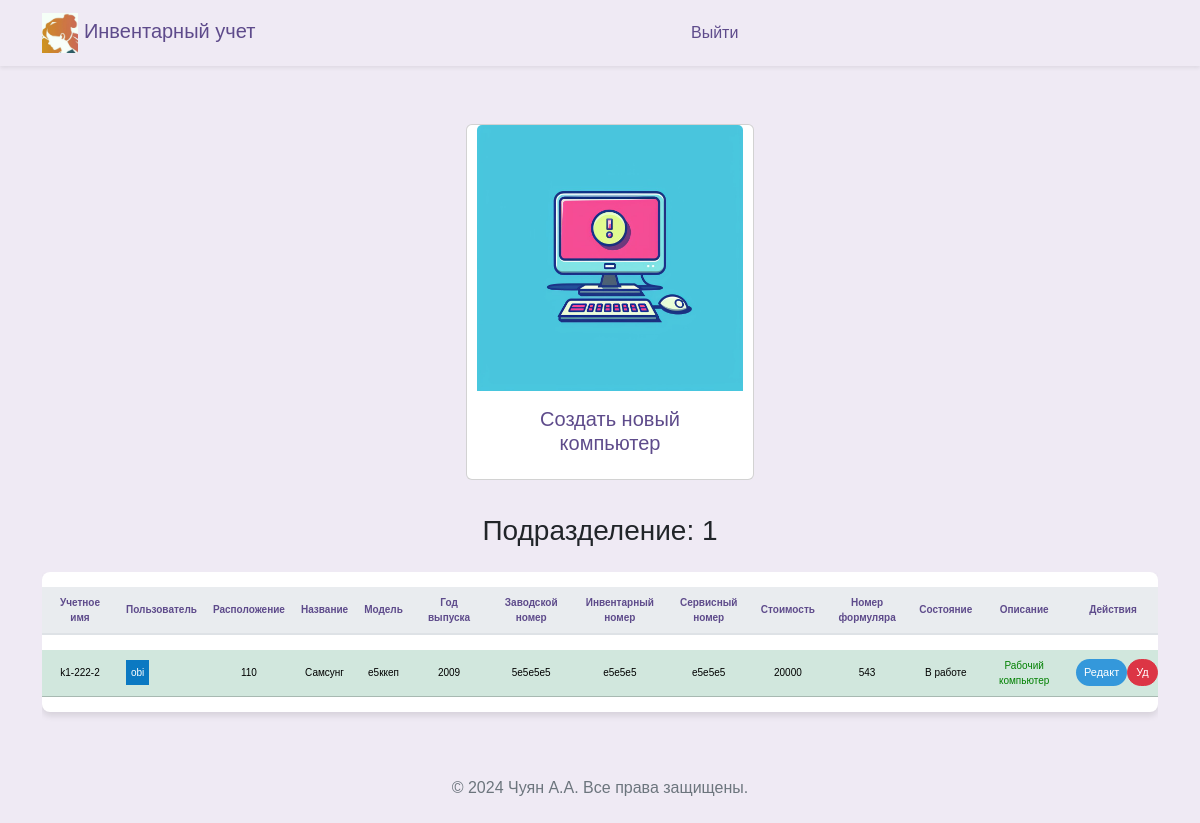
/arms (signed in), run on an earlier commit of the app's database.
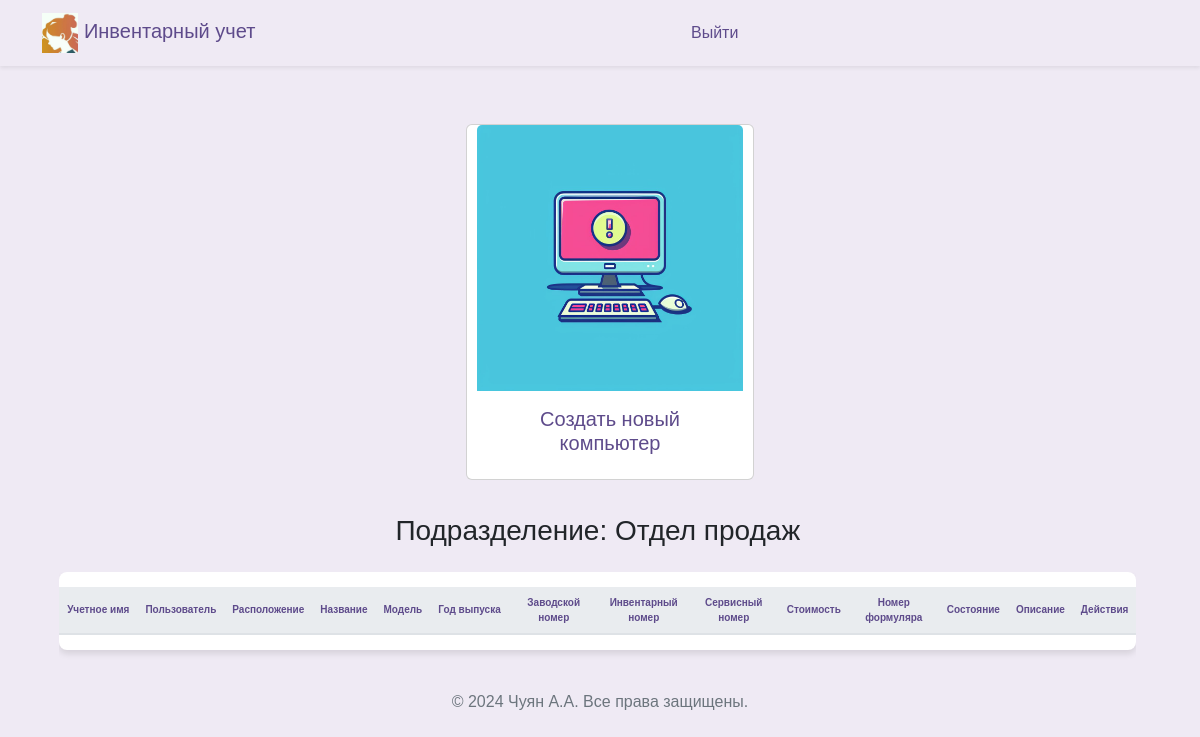
And on a later commit of the database.
### src/database/models.py (models this page shows, shortened)
class Worker(Base):
    __tablename__ = "worker"
    id = Column(Integer, primary_key=True)
    role = Column(Enum(Role), default=Role.guest)
    fio = Column(String)
    name = Column(String, unique=True)
    password = Column(String)
    department = Column(String)
    position = Column(String)
    description = Column(String, default=None)
    conn_worker_arm = relationship(
        "Arm", back_populates="conn_arm_worker"
    )

class Arm(Base):
    __tablename__ = "arm"
    id = Column(Integer, primary_key=True)
    title = Column(String, unique=True)
    department_arm = Column(String)
    location = Column(String)
    name = Column(String)
    model = Column(String)
    release = Column(String)
    num_serial = Column(String)
    num_invent = Column(String)
    num_service = Column(String)
    price = Column(String)
    formular = Column(String)
    state = Column(String)
    description = Column(String, default=None)
    description2 = Column(String, default=None)
    description3 = Column(String, default=None)
    id_worker = Column(Integer, ForeignKey("worker.id"), default=1)
    conn_arm_worker = relationship(
        "Worker", back_populates="conn_worker_arm"
    )

### src/frontend/router.py (the view)
@router.get("/arms")
async def get_arms(
    request: Request,
    worker: Worker = Depends(get_worker_or_redirect),
    session: AsyncSession = Depends(get_session),
):
    data = await CRUDArm.get_all_arm_sorted(session)
    data_worker = await CRUDWorker.get_all(session)
    return templates.TemplateResponse(
        "arms/index.html",
        {"request": request, "worker": worker, "data": data, "data_worker": data_worker},
    )

### src/frontend/template/arms/index.html (shortened to what the changed rows need)
{% extends "base/base.html" %}
{% block content %}
<head>
</head>
<div class="row">
  <div class="col-12">
    <h3 class="mb-4" style="margin-bottom: 60px; text-align: center;">Подразделение: {{ worker.department }}</h3>
    <div class="table-responsive">
      <table class="table table-hover table-shadow table-rounded">
        <thead>
          <tr>
            <th scope="col" >Учетное имя</th>
            <th scope="col" >Пользователь</th>
            <th scope="col" >Расположение</th>
            <th scope="col" >Название</th>
            <th scope="col" >Модель</th>
            <th scope="col" >Год выпуска</th>
            <th scope="col" >Заводской номер</th>
            <th scope="col" >Инвентарный номер</th>
            <th scope="col" >Сервисный номер</th>
            <th scope="col" >Стоимость</th>
            <th scope="col" >Номер формуляра</th>
            <th scope="col" >Состояние</th>
            <th scope="col" >Описание</th>
            <th scope="col" >Действия</th>
          </tr>
        </thead>
        <tbody class="text-center">
          {% for tuple in data %}
            {% set object = tuple %}
              {% if object.department_arm == worker.department %}
                {% for tuple2 in data_worker %}
                  {% if tuple2.id == object.id_worker %}
                    <tr class="table-success">
                      <td>{{ object.title }}</td>
                      <td>
                        <div style="display: flex;">
                          <span style="background-color: #0b79c2; color: white; padding: 5px;">
                              {% set varUserName = tuple2.name %}
                              {% set varUserId = tuple2.id %}
                              {{varUserName}}
                          </span>
                        </div>
                      </td>
                      <td>{{ object.location }}</td>
                      <td>{{ object.name }}</td>
                      <td>{{ object.model }}</td>
                      <td>{{ object.release }}</td>
                      <td>{{ object.num_serial }}</td>
                      <td>{{ object.num_invent }}</td>
                      <td>{{ object.num_service }}</td>
                      <td>{{ object.price }}</td>
                      <td>{{ object.formular }}</td>
                      <td>{{ object.state }}</td>
                      <td {% if object.description == "Буферный компьютер" %}style="color: orange;"{% elif object.description == "Абонентский терминал" %}style="color: blue;"{% elif object.description == "Рабочий компьютер" %}style="color: green;"{% endif %}>{{ object.description }}</td>
                      <td>
                        <div style="display: flex;">
                          <button type="button" class="btn btn-primary btn-sm" style="background-color: #3498db; color: white; font-size: 11px;"
                            data-bs-toggle="modal"
                            data-bs-target="#modalUpdate"
                            data-bs-id="{{object.id}}"
                            data-bs-user="{{varUserName}}"
                            data-bs-title="{{object.title}}"
                            data-bs-location="{{object.location}}"
                            data-bs-name="{{object.name}}"
                            data-bs-model="{{object.model}}"
                            data-bs-release="{{object.release}}"
                            data-bs-num_serial="{{object.num_serial}}"
                            data-bs-num_invent="{{object.num_invent}}"
                            data-bs-num_service="{{object.num_service}}"
                            data-bs-price="{{object.price}}"
                            data-bs-formular="{{object.formular}}"
                            data-bs-state="{{object.state}}"
                            data-bs-description="{{object.description}}"
                            data-bs-workerdepartment= "{{worker.department}}"
                            data-bs-user_id="{{varUserId}}"
                            console.log(data-bs-user)
                            >
                            Редакт
                          </button>
                          <button type="button" class="btn btn-danger btn-sm" style="color: white; font-size: 11px;"
                            onclick="deleteArm('{{ object.id }}')">
                            Уд
                          </button>
                        </div>
                      </td>
                    </tr>
                {% endif %}
              {% endfor %}
            {% endif %}
          {% endfor %}
        </tbody>
      </table>
    </div>
  </div>
</div>
{% endblock %}

What changed in the data, as far as the page shows it:
no longer on this page (row unchanged): Arm: title "k1-222-2", location "110", name "Самсунг", model "е5ккеп", release "2009", num_serial "5е5е5е5", num_invent "е5е5е5", num_service "е5е5е5", price "20000", formular "543", state "В работе", description "Рабочий компьютер", Worker (name "obi")
changed Worker: department "1" → "Отдел продаж"
